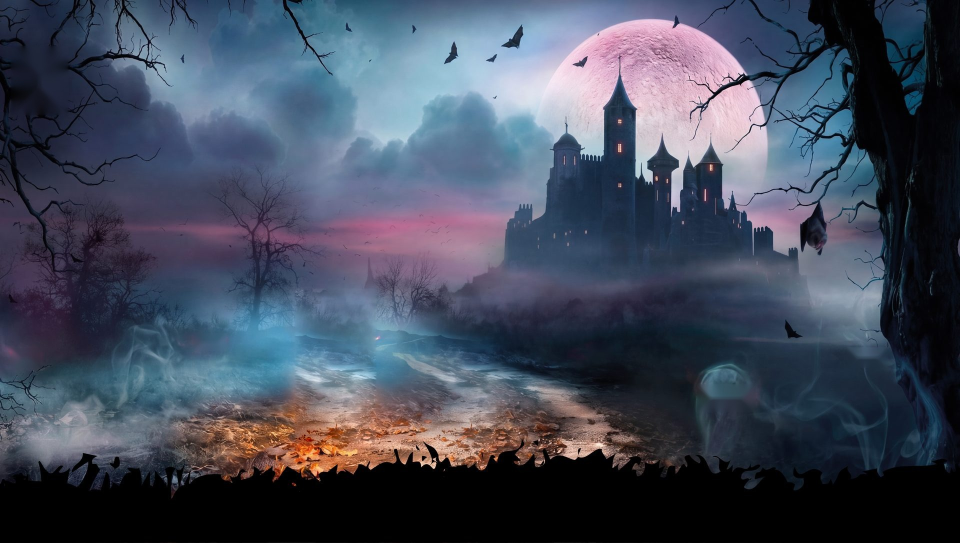
#> input picture presentation/images/frontmania/backdrop-dawn.jpg, 1920 x 1086 px (shown at 1/2 size)
$ python check-dawn-backdrop.py
#> lines starting #> are read from the running program, lines starting #| are printed output that depends on the picture; after the words box and inside, x2 and y2 are one past the last pixel; in counts of white or black regions, pixels touching at a corner belong together
#!/usr/bin/env python3
"""Assert backdrop-dawn.jpg has no lantern or pumpkin-eye glow left.

The autumn leaves on the path are warm too and must survive, so the check only
looks above the leaf line and inside the regions the generator claims to clear.
"""
import pathlib, sys
import cv2
import numpy as np

HERE = pathlib.Path(__file__).resolve().parent.parent
LEAF_LINE = 800  # below this y the warm pixels are fallen leaves, which stay
CLEARED = {  # padded a little past what the generator masks
    'eye-far-left':     (16, 690, 88, 742),
    'eye-path':         (380, 660, 460, 708),
    'eye-mid-right':    (1170, 680, 1232, 725),
    'eye-pumpkin':      (1388, 762, 1518, 830),
    'eye-far-right':    (1688, 688, 1782, 742),
    'lantern-hanging':  (18, 88, 140, 234),
    'lantern-main':     (586, 574, 756, LEAF_LINE),  # below LEAF_LINE the clone brought in leaves
}

img = cv2.cvtColor(cv2.imread(str(HERE / 'images/frontmania/backdrop-dawn.jpg')), cv2.COLOR_BGR2RGB).astype(int)
warm = ((img[..., 0] - img[..., 2] > 55) & (img[..., 0] > 110)).astype(np.uint8)
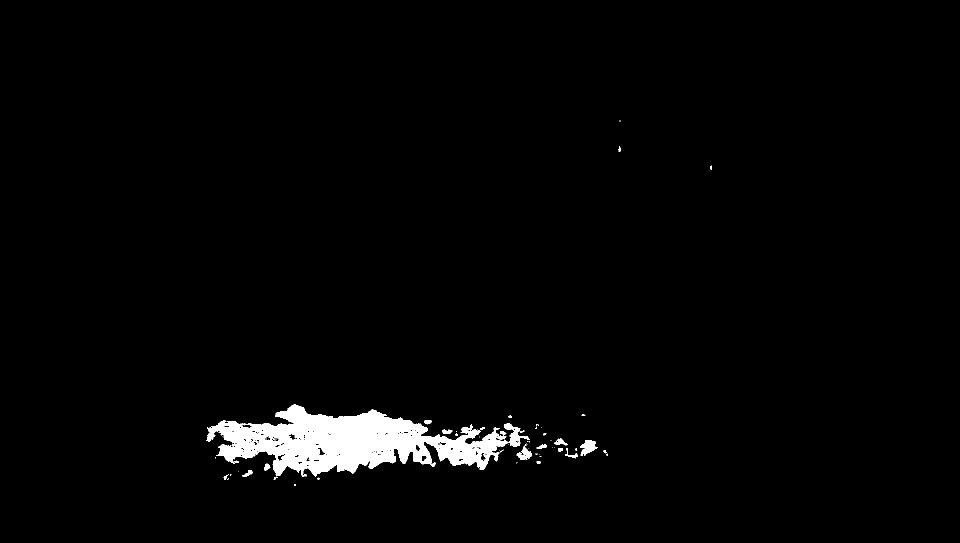
#> warm: shape (1086, 1920) (shown at 1/2 size); values 0 (black) and 1 (white), 2.2% white; 64 white regions (41 under 20 px), largest, box (x1, y1, x2, y2) and area: (413, 808, 1060, 954) 44313, (1160, 880, 1196, 912) 638, (1033, 890, 1064, 920) 419

fails = []
for name, (x0, y0, x1, y1) in CLEARED.items():
    left = int(warm[y0:y1, x0:x1].sum())
    print(f'  {name:18s} warm px = {left}')
    if left:
        fails.append(f'{name}: {left} warm px remain')
#> this loop made 7 passes
#|   eye-far-left       warm px = 0
#|   eye-path           warm px = 0
#|   eye-mid-right      warm px = 0
#|   eye-pumpkin        warm px = 0
#|   eye-far-right      warm px = 0
#|   lantern-hanging    warm px = 0
#|   lantern-main       warm px = 0
#> after the loop, fails = []

n, _, stats, _ = cv2.connectedComponentsWithStats(warm, 8)
#> n = 65; stats = 65 rows, first 6: [0, 0, 1920, 1086, 2038231], [1239, 241, 2, 2, 4], [1237, 292, 4, 12, 35], [1420, 331, 4, 9, 22], [413, 808, 647, 146, 44313], [1163, 828, 8, 3, 16]
strays = [(int(s[4]), int(s[0]), int(s[1])) for s in stats[1:] if s[4] >= 20 and s[1] + s[3] < LEAF_LINE]
#> strays = [(35, 1237, 292), (22, 1420, 331)]
known = {(35, 1237, 292), (22, 1420, 331)}  # lit castle windows, deliberately kept
for area, x, y in strays:
    if (area, x, y) not in known:
        fails.append(f'unexpected glow: area={area} at x={x} y={y}')
#> this loop made 2 passes

print('\n'.join(fails) if fails else 'backdrop-dawn.jpg clean')
#| backdrop-dawn.jpg clean
sys.exit(1 if fails else 0)
#> (the program exits here)
